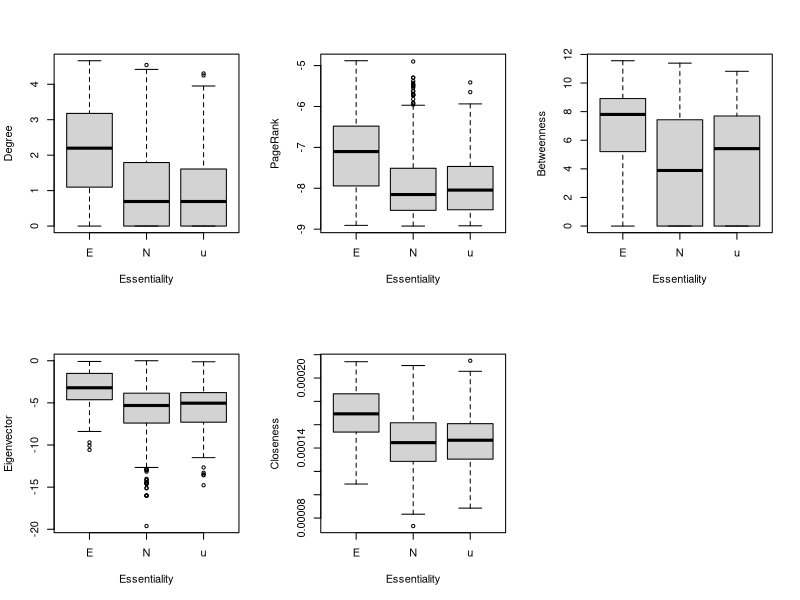
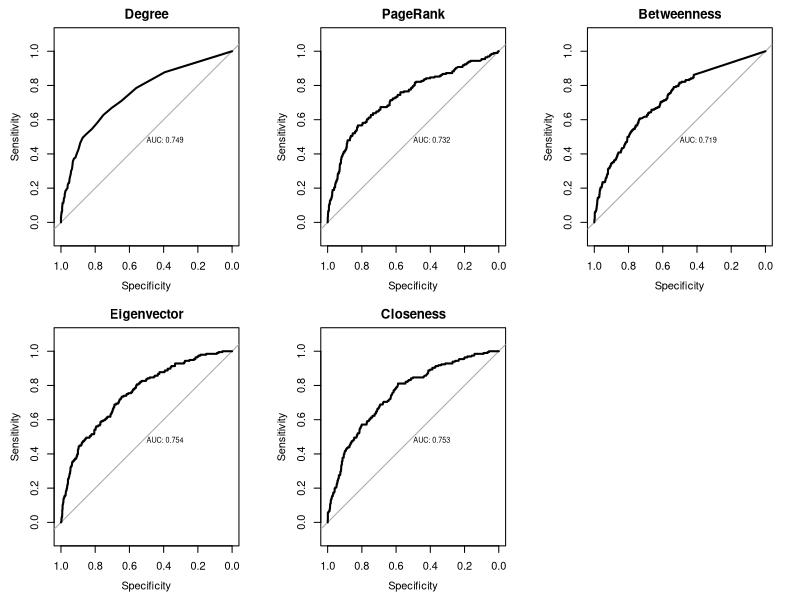

The R script that drew these images, in order:
#####################################################################
# 中心性解析（Centrality analysis） 
# タンパク質相互作用ネットワークの中心性指標とタンパク質の必須性の関係を調査する。
# * 必須タンパク質と非必須タンパク質を中心性指標を比較する・差の統計分析を行う。
# * 中心性指標を使って，必須タンパク質を予測する。
#####################################################################

# igraph パッケージ のインストール（もしインストールされていないなら）
if(!require(igraph)) install.packages("igraph")
# igraphパッケージの読み込み
library(igraph)

## 大腸菌のタンパク質相互作用ネットワークの読み込み
# Hu P, Janga SC, Babu M, Díaz-Mejía JJ, Butland G, et al.
# Global functional atlas of Escherichia coli encompassing previously uncharacterized proteins.
# PLoS Biol. 2009 Apr 28;7(4):e96. doi: 10.1371/journal.pbio.1000096.

# エッジリストの読み込み
d <- read.table("ecoli_ppi_Hu_etal_2009.txt")
# グラフオブジェクトの作成
g <- simplify(graph.data.frame(d,directed=F),remove.multiple=T,remove.loops=T)

# 最大連結成分の取得
cls <- clusters(g,"weak")
g <- delete.vertices(g,subset(V(g),cls$membership!=which(cls$csize==max(cls$csize))[[1]]))

## 中心性指標の計算
# 次数中心性（degree centrality）
degree <- degree(g)
# 固有ベクトル中心性（eigenvector centraliry）
eigen <- evcent(g)$vector
# PageRank
page <- page.rank(g)$vector
# 近接中心性（closeness centrality）
closen <- closeness(g)
# 媒介中心性（betweenness centrality）
between <- betweenness(g)

## データフレームにまとめる
nprop <- data.frame(V(g)$name,degree,eigen,page,closen,between)
names(nprop)[[1]] <- "gene"

## タンパク質の必須性のデータを読み込む
# Baba T, Ara T, Hasegawa M, Takai Y, Okumura Y, Baba M, Datsenko KA, Tomita M, Wanner BL, Mori H
# Construction of Escherichia coli K-12 in-frame, single-gene knockout mutants: the Keio collection.
# Mol Syst Biol. 2006;2:2006.0008. Epub 2006 Feb 21. doi: 10.1038/msb4100050
ess <- read.table("ecoli_proteins_essentiality_Baba2006MSB.txt",header=T)
# 必須（E），非必須（N），不明（u）

## 中心性指標のデータと必須性のデータをマージする
d <- merge(ess,nprop,by="gene")

## Boxplot
layout(matrix(1:6, ncol=3))
# 次数中心性（degree centrality）
boxplot(log(d$degree)~d$essential,xlab="Essentiality",ylab="Degree")
# 固有ベクトル中心性（eigenvector centraliry）
boxplot(log(d$eigen)~d$essential,xlab="Essentiality",ylab="Eigenvector")
# PageRank
boxplot(log(d$page)~d$essential,xlab="Essentiality",ylab="PageRank")
# 近接中心性（closeness centrality）
boxplot(d$closen~d$essential,xlab="Essentiality",ylab="Closeness")
# 媒介中心性（betweenness centrality）
boxplot(log(d$between+1)~d$essential,xlab="Essentiality",ylab="Betweenness")

## 必須タンパク質と非必須タンパク質の中心性指標の差を統計検定する。
# 必須タンパク質の中心性指標
ess_nprop <- d[d$essential=="E",]
# 非必須タンパク質の中心性指標
noness_nprop <- d[d$essential=="N",]

# wilcoxon test
# 次数中心性（degree centrality）
wilcox.test(ess_nprop$degree,noness_nprop$degree)
# 固有ベクトル中心性（eigenvector centraliry）
wilcox.test(ess_nprop$eigen,noness_nprop$degree)
# PageRank
wilcox.test(ess_nprop$page,noness_nprop$degree)
# 近接中心性（closeness centrality）
wilcox.test(ess_nprop$closen,noness_nprop$degree)
# 媒介中心性（betweenness centrality）
wilcox.test(ess_nprop$between,noness_nprop$degree)

## 単一の中心性指標を使って必須性を予測する。
# unknownの遺伝子を除外する
d2 <- d[d$essential!="n",]
# 必須なら1，非必須なら0とする。
d2$essential <- ifelse(d2$essential == "E",1,0)

# ROCカーブを書くためのパッケージを読み込む
if(!require(pROC)) install.packages("pROC")
library(pROC)

# ROCカーブをプロットする。
layout(matrix(1:6, ncol=3))
# 次数中心性（degree centrality）
plot.roc(d2$essential,d2$degree,print.auc=T,main="Degree")
# 固有ベクトル中心性（eigenvector centraliry）
plot.roc(d2$essential,d2$eigen,print.auc=T,main="Eigenvector")
# PageRank
plot.roc(d2$essential,d2$page,print.auc=T,main="PageRank")
# 近接中心性（closeness centrality）
plot.roc(d2$essential,d2$closen,print.auc=T,main="Closeness")
# 媒介中心性（betweenness centrality）
plot.roc(d2$essential,d2$between,print.auc=T,main="Betweenness")
